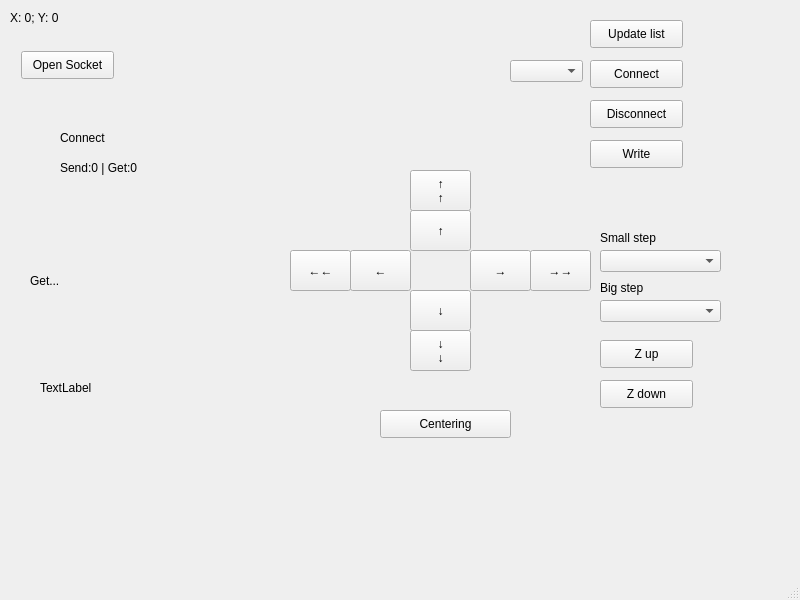
<?xml version="1.0" encoding="UTF-8"?>
<ui version="4.0">
 <class>MainWindow</class>
 <widget class="QMainWindow" name="MainWindow">
  <property name="geometry">
   <rect>
    <x>0</x>
    <y>0</y>
    <width>800</width>
    <height>600</height>
   </rect>
  </property>
  <property name="windowTitle">
   <string>MainWindow</string>
  </property>
  <widget class="QWidget" name="centralwidget">
   <widget class="QPushButton" name="button_open_socket">
    <property name="geometry">
     <rect>
      <x>21</x>
      <y>51</y>
      <width>93</width>
      <height>28</height>
     </rect>
    </property>
    <property name="text">
     <string>Open Socket</string>
    </property>
   </widget>
   <widget class="QLabel" name="label">
    <property name="geometry">
     <rect>
      <x>60</x>
      <y>130</y>
      <width>131</width>
      <height>16</height>
     </rect>
    </property>
    <property name="text">
     <string>Connect</string>
    </property>
   </widget>
   <widget class="QLabel" name="label_stat">
    <property name="geometry">
     <rect>
      <x>60</x>
      <y>160</y>
      <width>131</width>
      <height>16</height>
     </rect>
    </property>
    <property name="text">
     <string>Send:0 | Get:0</string>
    </property>
   </widget>
   <widget class="QPushButton" name="button_serial">
    <property name="geometry">
     <rect>
      <x>590</x>
      <y>60</y>
      <width>93</width>
      <height>28</height>
     </rect>
    </property>
    <property name="text">
     <string>Connect</string>
    </property>
   </widget>
   <widget class="QComboBox" name="comboBox">
    <property name="geometry">
     <rect>
      <x>510</x>
      <y>60</y>
      <width>73</width>
      <height>22</height>
     </rect>
    </property>
   </widget>
   <widget class="QPushButton" name="button_serial_disconnect">
    <property name="geometry">
     <rect>
      <x>590</x>
      <y>100</y>
      <width>93</width>
      <height>28</height>
     </rect>
    </property>
    <property name="text">
     <string>Disconnect</string>
    </property>
    <property name="checkable">
     <bool>false</bool>
    </property>
   </widget>
   <widget class="QPushButton" name="button_serial_write">
    <property name="geometry">
     <rect>
      <x>590</x>
      <y>140</y>
      <width>93</width>
      <height>28</height>
     </rect>
    </property>
    <property name="text">
     <string>Write</string>
    </property>
   </widget>
   <widget class="QPushButton" name="button_double_up">
    <property name="geometry">
     <rect>
      <x>410</x>
      <y>170</y>
      <width>61</width>
      <height>41</height>
     </rect>
    </property>
    <property name="text">
     <string>↑
↑</string>
    </property>
   </widget>
   <widget class="QPushButton" name="button_up">
    <property name="geometry">
     <rect>
      <x>410</x>
      <y>210</y>
      <width>61</width>
      <height>41</height>
     </rect>
    </property>
    <property name="text">
     <string>↑</string>
    </property>
   </widget>
   <widget class="QPushButton" name="button_right">
    <property name="geometry">
     <rect>
      <x>470</x>
      <y>250</y>
      <width>61</width>
      <height>41</height>
     </rect>
    </property>
    <property name="text">
     <string>→</string>
    </property>
   </widget>
   <widget class="QPushButton" name="button_double_right">
    <property name="geometry">
     <rect>
      <x>530</x>
      <y>250</y>
      <width>61</width>
      <height>41</height>
     </rect>
    </property>
    <property name="text">
     <string>→→</string>
    </property>
   </widget>
   <widget class="QPushButton" name="button_left">
    <property name="geometry">
     <rect>
      <x>350</x>
      <y>250</y>
      <width>61</width>
      <height>41</height>
     </rect>
    </property>
    <property name="text">
     <string>←</string>
    </property>
   </widget>
   <widget class="QPushButton" name="button_double_left">
    <property name="geometry">
     <rect>
      <x>290</x>
      <y>250</y>
      <width>61</width>
      <height>41</height>
     </rect>
    </property>
    <property name="text">
     <string>←←</string>
    </property>
   </widget>
   <widget class="QPushButton" name="button_down">
    <property name="geometry">
     <rect>
      <x>410</x>
      <y>290</y>
      <width>61</width>
      <height>41</height>
     </rect>
    </property>
    <property name="text">
     <string>↓</string>
    </property>
   </widget>
   <widget class="QPushButton" name="button_double_down">
    <property name="geometry">
     <rect>
      <x>410</x>
      <y>330</y>
      <width>61</width>
      <height>41</height>
     </rect>
    </property>
    <property name="text">
     <string>↓
↓</string>
    </property>
   </widget>
   <widget class="QPushButton" name="button_serial_update">
    <property name="geometry">
     <rect>
      <x>590</x>
      <y>20</y>
      <width>93</width>
      <height>28</height>
     </rect>
    </property>
    <property name="text">
     <string>Update list</string>
    </property>
   </widget>
   <widget class="QComboBox" name="comboBox_small_step">
    <property name="geometry">
     <rect>
      <x>600</x>
      <y>250</y>
      <width>121</width>
      <height>22</height>
     </rect>
    </property>
   </widget>
   <widget class="QLabel" name="label_2">
    <property name="geometry">
     <rect>
      <x>600</x>
      <y>230</y>
      <width>131</width>
      <height>16</height>
     </rect>
    </property>
    <property name="text">
     <string>Small step</string>
    </property>
   </widget>
   <widget class="QComboBox" name="comboBox_big_step">
    <property name="geometry">
     <rect>
      <x>600</x>
      <y>300</y>
      <width>121</width>
      <height>22</height>
     </rect>
    </property>
   </widget>
   <widget class="QLabel" name="label_3">
    <property name="geometry">
     <rect>
      <x>600</x>
      <y>280</y>
      <width>131</width>
      <height>16</height>
     </rect>
    </property>
    <property name="text">
     <string>Big step</string>
    </property>
   </widget>
   <widget class="QLabel" name="label_coord">
    <property name="geometry">
     <rect>
      <x>10</x>
      <y>10</y>
      <width>131</width>
      <height>16</height>
     </rect>
    </property>
    <property name="text">
     <string>X: 0; Y: 0</string>
    </property>
   </widget>
   <widget class="QLabel" name="label_c_coords">
    <property name="geometry">
     <rect>
      <x>30</x>
      <y>240</y>
      <width>201</width>
      <height>81</height>
     </rect>
    </property>
    <property name="text">
     <string>Get...</string>
    </property>
   </widget>
   <widget class="QLabel" name="label_4">
    <property name="geometry">
     <rect>
      <x>40</x>
      <y>380</y>
      <width>271</width>
      <height>16</height>
     </rect>
    </property>
    <property name="text">
     <string>TextLabel</string>
    </property>
   </widget>
   <widget class="QPushButton" name="button_center">
    <property name="geometry">
     <rect>
      <x>380</x>
      <y>410</y>
      <width>131</width>
      <height>28</height>
     </rect>
    </property>
    <property name="text">
     <string>Centering</string>
    </property>
   </widget>
   <widget class="QPushButton" name="button_z_up">
    <property name="geometry">
     <rect>
      <x>600</x>
      <y>340</y>
      <width>93</width>
      <height>28</height>
     </rect>
    </property>
    <property name="text">
     <string>Z up</string>
    </property>
   </widget>
   <widget class="QPushButton" name="button_z_down">
    <property name="geometry">
     <rect>
      <x>600</x>
      <y>380</y>
      <width>93</width>
      <height>28</height>
     </rect>
    </property>
    <property name="text">
     <string>Z down</string>
    </property>
   </widget>
  </widget>
  <widget class="QMenuBar" name="menubar">
   <property name="geometry">
    <rect>
     <x>0</x>
     <y>0</y>
     <width>800</width>
     <height>26</height>
    </rect>
   </property>
  </widget>
  <widget class="QStatusBar" name="statusbar"/>
 </widget>
 <resources/>
 <connections/>
</ui>
